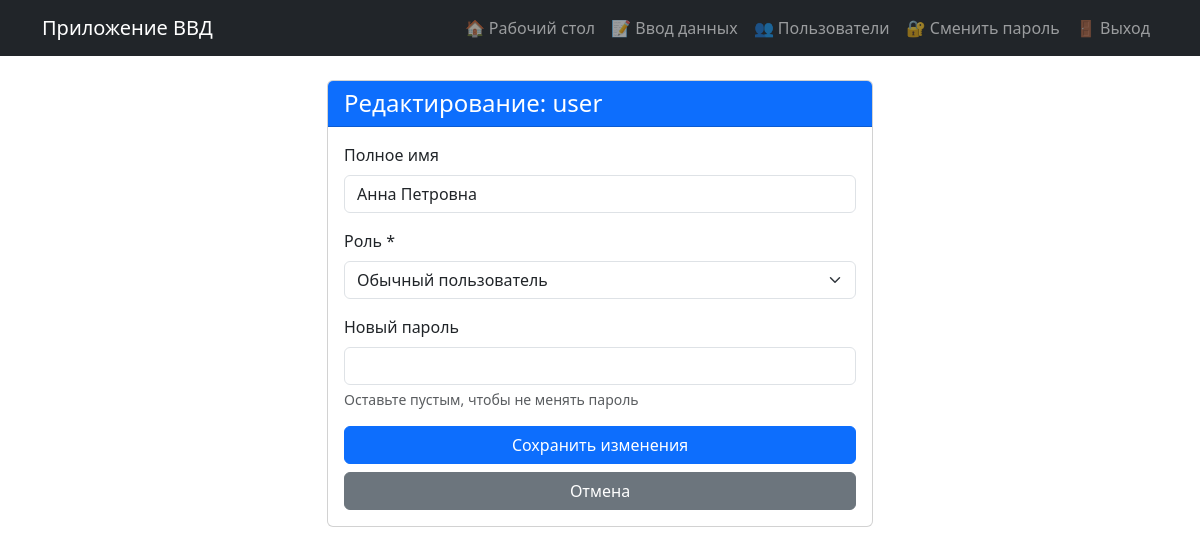
The page /users/edit/2 (signed in) on the database as committed earlier.
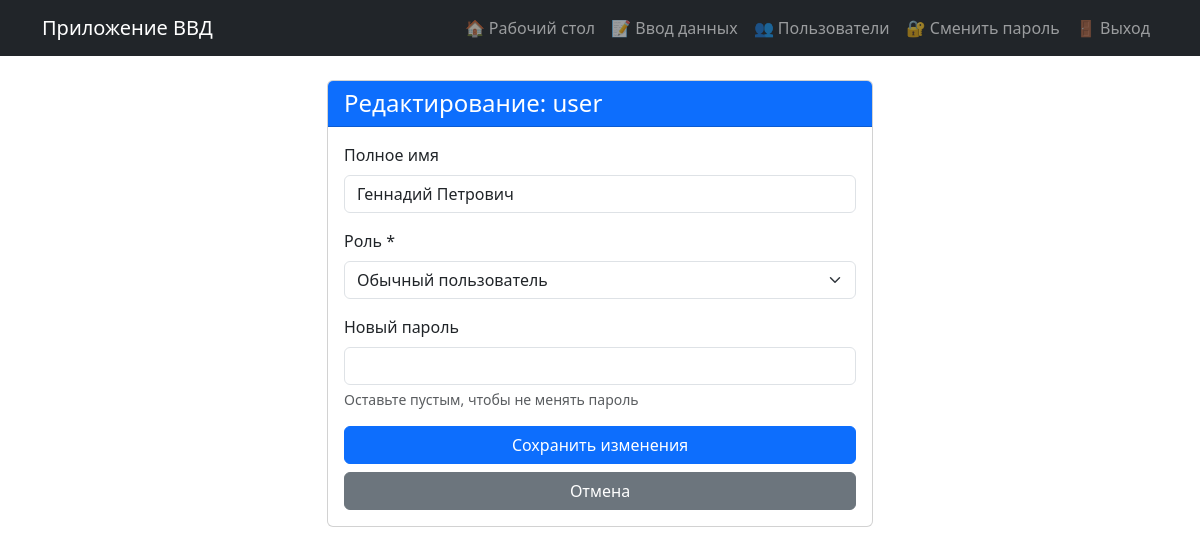
The same page on the database as committed later.
### models.py (models this page shows, shortened)
class User(UserMixin, db.Model):
    __tablename__ = 'users'  # Явно указываем имя таблицы Алиса
    __table_args__ = {'extend_existing': True}  # Добавлено!
    id = db.Column(db.Integer, primary_key=True)
    username = db.Column(db.String(80), unique=True, nullable=False)
    password = db.Column(db.String(200), nullable=False)
    full_name = db.Column(db.String(100))
    role = db.Column(db.String(20), default='user')
    entries = db.relationship('PersonData', backref='author', lazy=True, cascade='all, delete-orphan')
    def is_admin(self):
        return self.role == 'admin'

### app.py (the view, shortened to what this page needs)
@app.route('/users/edit/<int:user_id>', methods=['GET', 'POST'])
@login_required
@admin_required
def user_edit(user_id):
    user = User.query.get_or_404(user_id)
    if user.id == current_user.id:
        flash('Вы не можете редактировать свою учетную запись через эту страницу.')
        return redirect(url_for('user_list'))
    return render_template('user_edit.html', user=user)

### app.py (called while the page is built)
def admin_required(f):
    @wraps(f)
    def decorated_function(*args, **kwargs):
        if not current_user.is_authenticated or not current_user.is_admin():
            flash('Доступ запрещен. Требуются права администратора.')
            return redirect(url_for('dashboard'))
        return f(*args, **kwargs)
    return decorated_function

@login_manager.user_loader
def load_user(user_id):
    return User.query.get(int(user_id))

### templates/user_edit.html (shortened to what this page needs)
{% extends "base.html" %}
{% block content %}
<div class="row justify-content-center">
    <div class="col-md-6">
        <div class="card">
            <div class="card-header bg-primary text-white">
                <h4 class="mb-0">Редактирование: {{ user.username }}</h4>
            </div>
            <div class="card-body">
                <form method="post">
                    <div class="mb-3">
                        <label for="full_name" class="form-label">Полное имя</label>
                        <input type="text" class="form-control" id="full_name" name="full_name"
                               value="{{ user.full_name or '' }}">
                    </div>
                    <div class="mb-3">
                        <label for="role" class="form-label">Роль *</label>
                        <select class="form-select" id="role" name="role" required>
                            <option value="user" {% if user.role == 'user' %}selected{% endif %}>Обычный пользователь</option>
                        </select>
                    </div>
                    <div class="mb-3">
                        <label for="new_password" class="form-label">Новый пароль</label>
                        <input type="password" class="form-control" id="new_password" name="new_password">
                        <div class="form-text">Оставьте пустым, чтобы не менять пароль</div>
                    </div>
                    <div class="d-grid gap-2">
                        <button type="submit" class="btn btn-primary">Сохранить изменения</button>
                        <a href="{{ url_for('user_list') }}" class="btn btn-secondary">Отмена</a>
                    </div>
                </form>
            </div>
        </div>
    </div>
</div>
{% endblock %}

Rows that differ between the two databases and show on the page:
changed User "user": full_name "Анна Петровна" → "Геннадий Петрович"
